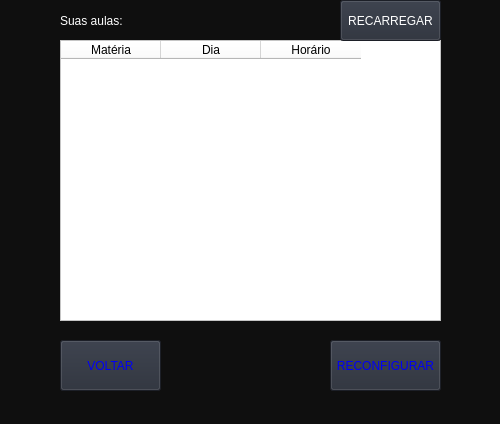
<?xml version="1.0" encoding="UTF-8"?>
<ui version="4.0">
 <class>AULAS</class>
 <widget class="QDialog" name="AULAS">
  <property name="geometry">
   <rect>
    <x>0</x>
    <y>0</y>
    <width>500</width>
    <height>424</height>
   </rect>
  </property>
  <property name="windowTitle">
   <string>AULAS</string>
  </property>
  <property name="styleSheet">
   <string notr="true">background-color: rgb(15, 15, 15);</string>
  </property>
  <widget class="QDialogButtonBox" name="buttonBox">
   <property name="geometry">
    <rect>
     <x>10</x>
     <y>600</y>
     <width>461</width>
     <height>32</height>
    </rect>
   </property>
   <property name="orientation">
    <enum>Qt::Horizontal</enum>
   </property>
   <property name="standardButtons">
    <set>QDialogButtonBox::Cancel|QDialogButtonBox::Ok</set>
   </property>
  </widget>
  <widget class="QPushButton" name="Button_reconfigurar">
   <property name="geometry">
    <rect>
     <x>330</x>
     <y>340</y>
     <width>111</width>
     <height>51</height>
    </rect>
   </property>
   <property name="styleSheet">
    <string notr="true">background-color: rgb(39,44,55);
font: 87 8pt &quot;Arial Black&quot;;
color: rgb(0,0,245);</string>
   </property>
   <property name="text">
    <string>RECONFIGURAR</string>
   </property>
  </widget>
  <widget class="QPushButton" name="Button_voltar">
   <property name="geometry">
    <rect>
     <x>60</x>
     <y>340</y>
     <width>101</width>
     <height>51</height>
    </rect>
   </property>
   <property name="styleSheet">
    <string notr="true">background-color: rgb(39,44,55);
font: 87 10pt &quot;Arial Black&quot;;
color: rgb(0,0,245);</string>
   </property>
   <property name="text">
    <string>VOLTAR</string>
   </property>
  </widget>
  <widget class="QTableWidget" name="tableWidget">
   <property name="geometry">
    <rect>
     <x>60</x>
     <y>40</y>
     <width>381</width>
     <height>281</height>
    </rect>
   </property>
   <property name="styleSheet">
    <string notr="true">background-color: rgb(255, 255, 255);
font: 87 8pt &quot;Arial Black&quot;;</string>
   </property>
   <column>
    <property name="text">
     <string>Matéria</string>
    </property>
   </column>
   <column>
    <property name="text">
     <string>Dia</string>
    </property>
   </column>
   <column>
    <property name="text">
     <string>Horário</string>
    </property>
   </column>
  </widget>
  <widget class="QPushButton" name="Button_voltar_2">
   <property name="geometry">
    <rect>
     <x>340</x>
     <y>0</y>
     <width>101</width>
     <height>41</height>
    </rect>
   </property>
   <property name="styleSheet">
    <string notr="true">background-color: rgb(39,44,55);
font: 87 9pt &quot;Arial Black&quot;;
color: rgb(255, 255, 255);</string>
   </property>
   <property name="text">
    <string>RECARREGAR</string>
   </property>
  </widget>
  <widget class="QLabel" name="label">
   <property name="geometry">
    <rect>
     <x>60</x>
     <y>10</y>
     <width>91</width>
     <height>21</height>
    </rect>
   </property>
   <property name="styleSheet">
    <string notr="true">color: rgb(255, 255, 255);
font: 87 10pt &quot;Arial Black&quot;;</string>
   </property>
   <property name="text">
    <string>Suas aulas:</string>
   </property>
  </widget>
 </widget>
 <resources/>
 <connections>
  <connection>
   <sender>buttonBox</sender>
   <signal>accepted()</signal>
   <receiver>AULAS</receiver>
   <slot>accept()</slot>
   <hints>
    <hint type="sourcelabel">
     <x>248</x>
     <y>254</y>
    </hint>
    <hint type="destinationlabel">
     <x>157</x>
     <y>274</y>
    </hint>
   </hints>
  </connection>
  <connection>
   <sender>buttonBox</sender>
   <signal>rejected()</signal>
   <receiver>AULAS</receiver>
   <slot>reject()</slot>
   <hints>
    <hint type="sourcelabel">
     <x>316</x>
     <y>260</y>
    </hint>
    <hint type="destinationlabel">
     <x>286</x>
     <y>274</y>
    </hint>
   </hints>
  </connection>
 </connections>
</ui>
